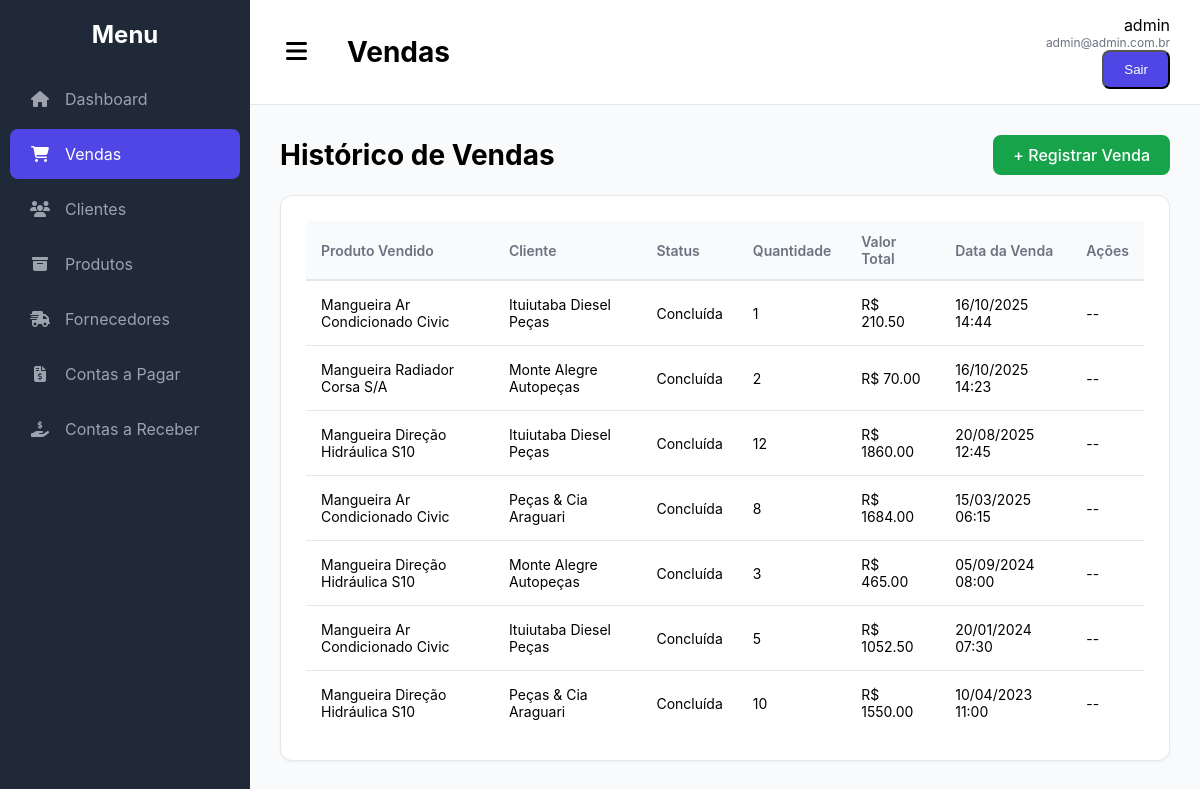
/vendas/ (signed in), run on an earlier commit of the app's database.
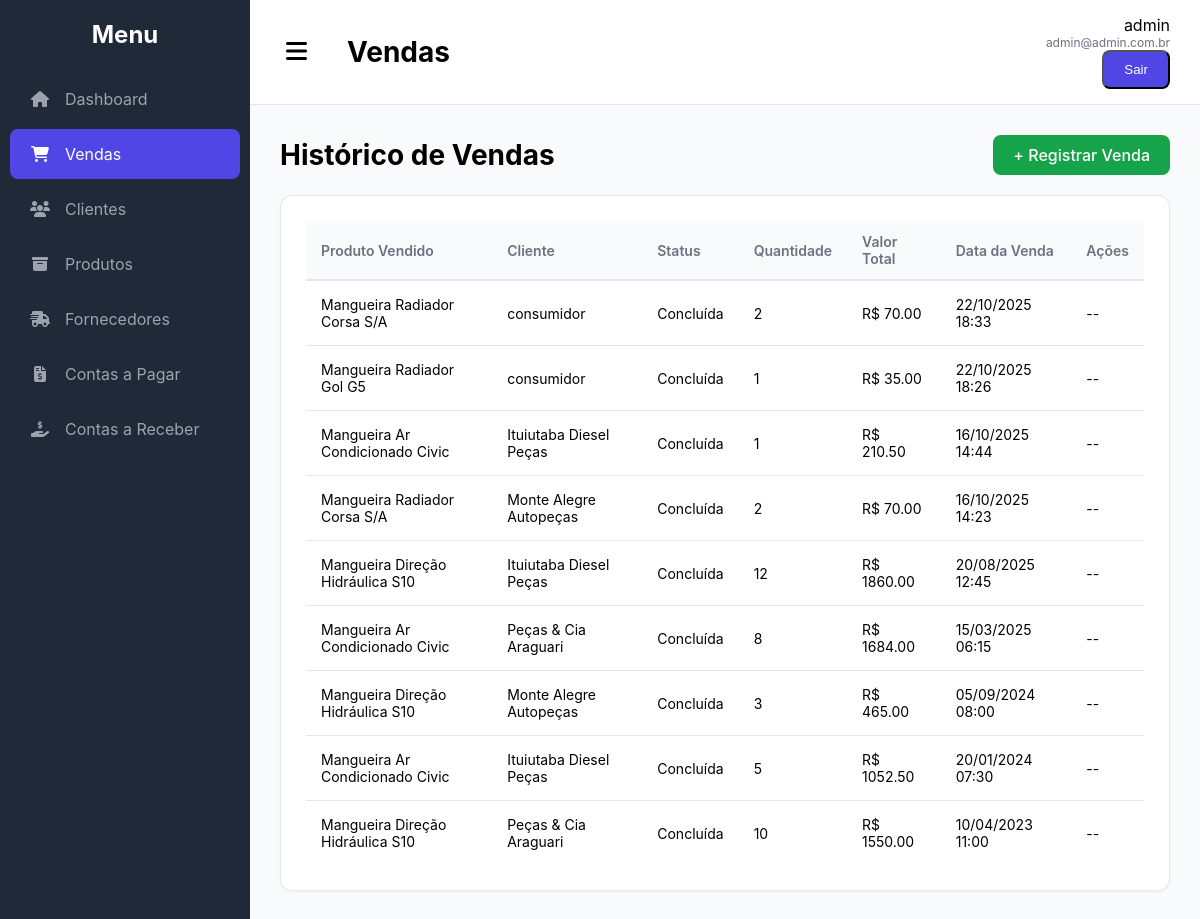
And on a later commit of the database.
### core/models.py (models this page shows, shortened)
class Venda(models.Model):
    STATUS_CHOICES = [
        ('PENDENTE', 'Pendente'),
        ('CONCLUIDA', 'Concluída'),
    ]
    FORMAS_PAGAMENTO = [
        ('AV', 'À Vista'),
        ('AP', 'A Prazo'),
    ]
    CONDICOES_PRAZO =[
        ('7D', '7 Dias'),
        ('14D', '14 Dias'),
        ('28D', '28 Dias'),
    ]
    forma_pagamento = models.CharField(max_length=2, choices=FORMAS_PAGAMENTO, default='AV')
    condicao_prazo = models.CharField(max_length=3, choices=CONDICOES_PRAZO, blank=True, null=True)
    produto = models.ForeignKey(Produto, on_delete=models.PROTECT, related_name='vendas_produto')
    cliente = models.ForeignKey(Cliente, on_delete=models.SET_NULL, null=True, blank=True, related_name='vendas_cliente')
    quantidade = models.PositiveIntegerField()
    valor_total = models.DecimalField(max_digits=10, decimal_places=2, default=Decimal('0.00'))
    data_venda = models.DateTimeField(auto_now_add=True)
    status = models.CharField(max_length=10, choices=STATUS_CHOICES, default='PENDENTE')
    class Meta:
        verbose_name = "Venda"
        verbose_name_plural = "Vendas"
        ordering = ['-data_venda']

class Produto(models.Model):
    nome = models.CharField(max_length=200)
    descricao = models.TextField(blank=True, null=True)
    fornecedor = models.ForeignKey(Fornecedor, on_delete=models.SET_NULL, null=True, blank=True, related_name='produtos')
    categoria = models.ForeignKey(Categoria, on_delete=models.SET_NULL, null=True, blank=True, related_name='produtos_da_categoria')
    preco_compra = models.DecimalField(max_digits=10, decimal_places=2)
    preco_venda = models.DecimalField(max_digits=10, decimal_places=2)
    quantidade_estoque = models.IntegerField(default=0)
    data_cadastro = models.DateTimeField(auto_now_add=True)
    class Meta:
        verbose_name = "Produto"
        verbose_name_plural = "Produtos"
        ordering = ['nome']

class Cliente(models.Model):
    nome = models.CharField(max_length=255)
    telefone = models.CharField(max_length=20, blank=True)
    email = models.EmailField(blank=True)
    endereco = models.TextField(blank=True)
    data_cadastro = models.DateTimeField(auto_now_add=True)
    class Meta:
        verbose_name = "Cliente"
        verbose_name_plural = "Clientes"
        ordering = ['nome']

### core/views.py (the view)
# urls.py: path('vendas/', views.lista_vendas_view, name='lista_vendas'),
@login_required
def lista_vendas_view(request):
    vendas = Venda.objects.all().select_related('produto', 'cliente').order_by('-data_venda')
    return render(request, 'core/lista_vendas.html', {'vendas': vendas})

### core/templates/core/lista_vendas.html
{% extends 'core/base.html' %}
{% block page_title %}Vendas{% endblock %}
{% block content %}
<div class="page-header">
    <h1>Histórico de Vendas</h1>
    <a href="{% url 'venda_nova' %}" class="btn btn-success">+ Registrar Venda</a>
</div>
<div class="content-card">
    <table class="styled-table">
        <thead>
            <tr>
                <th>Produto Vendido</th>
                <th>Cliente</th>
                <th>Status</th>
                <th>Quantidade</th>
                <th>Valor Total</th>
                <th>Data da Venda</th>
                <th>Ações</th>
            </tr>
        </thead>
        <tbody>
            {% for venda in vendas %}
            <tr>
                <td>{{ venda.produto.nome }}</td>
                <td>{{ venda.cliente.nome|default:"Consumidor Final" }}</td>
                <td>{{ venda.get_status_display }}</td>
                <td>{{ venda.quantidade }}</td>
                <td>R$ {{ venda.valor_total }}</td>
                <td>{{ venda.data_venda|date:"d/m/Y H:i" }}</td>
                <td class="actions">
                   {% if venda.status != 'CONCLUIDA' %}
                   <a href="{% url 'venda_editar' pk=venda.pk%}" class="btn" style="padding: 5px 10px; font-size: 12px; color: white;">Concluir</a>
                     {% else %}
                     <span>--</span>
                        {% endif %}
                </td>
            </tr>
            {% empty %}
            <tr>
                <td colspan="6" style="text-align: center;">Nenhuma venda registrada.</td>
            </tr>
            {% endfor %}
        </tbody>
    </table>
</div>
{% endblock %}

### core/templates/core/base.html (shortened to what this page needs)
{% load static %}
<!DOCTYPE html>
<html lang="pt-br">
<head>
    <link rel="stylesheet" href="https://cdnjs.cloudflare.com/ajax/libs/font-awesome/6.5.2/css/all.min.css" />
</head>
<body>
    <div class="app-wrapper">
        <nav id="sidebar">
            <div class="sidebar-header">Menu</div>
            <div class="sidebar-nav">
                <a href="{% url 'dashboard' %}"><i class="fa-solid fa-house"></i> Dashboard</a>
                <a href="{% url 'lista_vendas' %}"><i class="fa-solid fa-cart-shopping"></i> Vendas</a>
                <a href="{% url 'lista_clientes' %}"><i class="fa-solid fa-users"></i> Clientes</a>
                <a href="{% url 'lista_produtos' %}"><i class="fa-solid fa-box-archive"></i> Produtos</a>
                <a href="{% url 'lista_fornecedores' %}"><i class="fa-solid fa-truck-fast"></i> Fornecedores</a>
                <a href="{% url 'lista_contas_pagar' %}"><i class="fa-solid fa-file-invoice-dollar"></i> Contas a Pagar</a>
                <a href="{% url 'lista_contas_receber' %}"><i class="fa-solid fa-hand-holding-dollar"></i> Contas a Receber</a>
            </div>
        </nav>
        <div class="main-container">
            <header id="top-header">
                <button id="sidebar-toggle"><i class="fa-solid fa-bars"></i></button>
                <h1 class="header-title">
                    {% block page_title %}{% endblock %}
                </h1>
                <div class="header-actions">
                    <div class="user-info">
                        {% if user.is_authenticated %}
                        <span>{{ user.username }}</span>
                        <span class="email">{{ user.email }}</span>
                        <form action="{% url 'logout_view' %}" method="post" style="display: inline;">
                            <button type="submit" class="btn btn-sm btn-outline-danger mt-2" style="width:auto;">Sair</button>
                         </form>
                        {% endif %}
                    </div>
                </div>
            </header>
            <main class="main-content">
                {% block content %}{% endblock %}
            </main>
        </div>
    </div>
</body>
</html>

### core/templates/core/base.html (style rules this page uses)
:root { --primary-color: #4f46e5; --sidebar-bg: #1f2937; --sidebar-text: #9ca3af; --sidebar-text-hover: #ffffff; --content-bg: #f9fafb; --border-color: #e5e7eb; --card-bg: #fff; --sidebar-width: 250px; --collapsed-sidebar-width: 0; }
body { font-family: -apple-system, BlinkMacSystemFont, "Segoe UI", Roboto, "Helvetica Neue", Arial, sans-serif; margin: 0; background-color: var(--content-bg); height: 100vh; }
.app-wrapper { display: flex; height: 100%; overflow-x: hidden; }
#sidebar { width: var(--sidebar-width); background-color: var(--sidebar-bg); color: white; display: flex; flex-direction: column; flex-shrink: 0; height: 100%; transition: margin-left 0.3s ease-in-out; overflow-y: auto; position: relative; z-index: 100; }
.sidebar-header { padding: 20px; font-size: 24px; font-weight: bold; text-align: center; }
.sidebar-nav a { color: var(--sidebar-text); text-decoration: none; padding: 15px 20px; margin: 5px 10px; border-radius: 8px; display: flex; align-items: center; gap: 15px; transition: background-color 0.2s, color 0.2s; }
.sidebar-nav a.active { background-color: var(--primary-color); color: var(--sidebar-text-hover); }
.sidebar-nav a i { width: 20px; text-align: center; }
.main-container { flex: 1; display: flex; flex-direction: column; transition: margin-left 0.3s ease-in-out; }
#top-header { display: flex; align-items: center; padding: 15px 30px; background-color: #fff; border-bottom: 1px solid var(--border-color); flex-shrink: 0; }
#sidebar-toggle { background: none; border: none; font-size: 24px; cursor: pointer; padding-right: 20px; }
.header-title { font-size: 28px; font-weight: bold; margin-left: 20px; }
.header-actions { margin-left: auto; display: flex; align-items: center; gap: 20px; }
.user-info { text-align: right; }
.user-info span { display: block; }
.user-info .email { font-size: 12px; color: #6b7280; }
.main-content { flex-grow: 1; padding: 30px; overflow-y: auto; overflow-x: hidden; }
.page-header { display: flex; justify-content: space-between; align-items: center; margin-bottom: 20px; }
.page-header h1 { margin: 0; font-size: 28px; }
.btn { display: inline-block; padding: 10px 20px; background-color: var(--primary-color); color: white; text-decoration: none; border-radius: 8px; font-weight: 500; transition: background-color 0.2s; }
.btn-success { background-color: #16a34a; }
.content-card { background-color: #fff; border-radius: 12px; padding: 25px; border: 1px solid var(--border-color); box-shadow: 0 1px 3px rgba(0,0,0,0.05); }
.styled-table { width: 100%; border-collapse: collapse; font-size: 14px; }
.styled-table thead th { text-align: left; padding: 12px 15px; background-color: #f9fafb; color: #6b7280; font-weight: 600; border-bottom: 2px solid var(--border-color); }
.styled-table tbody td { padding: 15px; border-bottom: 1px solid var(--border-color); }
.styled-table tbody tr:last-child td { border-bottom: none; }

What changed in the data, as far as the page shows it:
added Venda: produto.nome "Mangueira Radiador Corsa S/A", cliente.nome "consumidor", status "Concluída", quantidade "2", valor_total "70.00", data_venda "22/10/2025 18:33"
added Venda: produto.nome "Mangueira Radiador Gol G5", cliente.nome "consumidor", status "Concluída", quantidade "1", valor_total "35.00", data_venda "22/10/2025 18:26"
